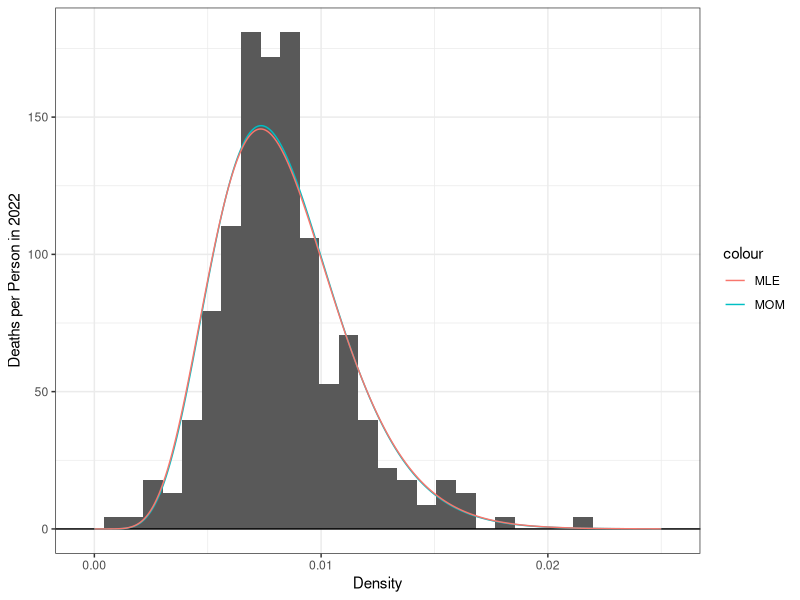

This figure's R source:
library(tidyverse)
library(ggplot2)
library(patchwork)
library(nleqslv)

######################################################
#####     TASK ONE: Describing distribution     ######
######################################################

#######################
#Making function for mean, variance, skewness and kurtosis
######################
#Calculating mean
mean.calc = function(alpha, beta){
  mean = alpha/(alpha+beta)
  return(mean)
}

#Calculating Variance
variance.calc = function(alpha, beta){
  sd = sqrt((alpha*beta)/((alpha+beta)^2*(alpha+beta+1)))
  return(sd)
}

#Calculating Skewness
skew.calc = function(alpha, beta){
  skew = (2*(beta-alpha)*sqrt(alpha+beta+1))/((alpha+beta+2)*sqrt(alpha*beta))
  return(skew)
}

#Calculating Kurtosis
kurt.calc = function(alpha, beta){
  kurt.num = 6*((alpha-beta)^2*(alpha+beta+1)-alpha*beta*(alpha+beta+2))
  kurt.denum = alpha*beta*(alpha+beta+2)*(alpha+beta+3)
  kurt = kurt.num/kurt.denum
  return(kurt)
}


#Making a function to calculate distribution tibble
distribution.func = function(alpha, beta){
  
  mean = mean.calc(alpha, beta)
  sd = variance.calc(alpha, beta)
  
  distribute.dat <- tibble(x = seq(-0.25, 1.25, length.out=1000))|>   # generate a grid of points
    mutate(beta.pdf = dbeta(x, alpha, beta),                      # compute the beta PDF
           norm.pdf = dnorm(x,                                    # Gaussian distribution with
                            mean = mean,            # same mean and variance
                            sd = sd))
  
  return(distribute.dat)
  #Returning our created tibble
}


###Making a tibble for each parameter and getting values
#Alpha = 2, Beta = 5
distrib.tibble1 = distribution.func(2,5)
mean1 = mean.calc(2,5)
sd1 = variance.calc(2,5)
skew1 = skew.calc(2,5)
kurt1 = kurt.calc(2,5)


#Alpha = 5, Beta = 5
distrib.tibble2 = distribution.func(5,5)
mean2 = mean.calc(5,5)
sd2 = variance.calc(5,5)
skew2 = skew.calc(5,5)
kurt2 = kurt.calc(5,5)


#Alpha = 5, Beta = 2
distrib.tibble3 = distribution.func(5,2)
mean3 = mean.calc(5,2)
sd3 = variance.calc(5,2)
skew3 = skew.calc(5,2)
kurt3 = kurt.calc(5,2)


#Alpha = 0.5, Beta = 0.5
distrib.tibble4 = distribution.func(0.5,0.5)
mean4 = mean.calc(0.5,0.5)
sd4 = variance.calc(0.5,0.5)
skew4 = skew.calc(0.5,0.5)
kurt4 = kurt.calc(0.5,0.5)

####################
###Making a plot for each of the 4 tibbles
####################

plot1 = ggplot(data= distrib.tibble1)+                                              # specify data
  geom_line(aes(x=x, y=beta.pdf, color="Beta(2,5)")) +                 # plot beta dist
  geom_line(aes(x=x, y=norm.pdf, color="Gaussian(0.2857, 0.0255)")) +  # plot guassian dist
  geom_hline(yintercept=0)+                                            # plot x axis
  theme_bw()+                                                          # change theme
  xlab("x")+                                                           # label x axis
  ylab("Density")+                                                     # label y axis
  scale_color_manual("", values = c("black", "grey"))+                 # change colors
  theme(legend.position = "bottom")                                    # move legend to bottom

plot2 = ggplot(data= distrib.tibble2)+                                              # specify data
  geom_line(aes(x=x, y=beta.pdf, color="Beta(5,5)")) +                 # plot beta dist
  geom_line(aes(x=x, y=norm.pdf, color="Gaussian(0.2857, 0.0255)")) +  # plot guassian dist
  geom_hline(yintercept=0)+                                            # plot x axis
  theme_bw()+                                                          # change theme
  xlab("x")+                                                           # label x axis
  ylab("Density")+                                                     # label y axis
  scale_color_manual("", values = c("black", "grey"))+                 # change colors
  theme(legend.position = "bottom")                                    # move legend to bottom

plot3 = ggplot(data= distrib.tibble3)+                                              # specify data
  geom_line(aes(x=x, y=beta.pdf, color="Beta(5,2)")) +                 # plot beta dist
  geom_line(aes(x=x, y=norm.pdf, color="Gaussian(0.2857, 0.0255)")) +  # plot guassian dist
  geom_hline(yintercept=0)+                                            # plot x axis
  theme_bw()+                                                          # change theme
  xlab("x")+                                                           # label x axis
  ylab("Density")+                                                     # label y axis
  scale_color_manual("", values = c("black", "grey"))+                 # change colors
  theme(legend.position = "bottom")                                    # move legend to bottom

plot4 = ggplot(data= distrib.tibble4)+                                              # specify data
  geom_line(aes(x=x, y=beta.pdf, color="Beta(0.5,0.5)")) +                 # plot beta dist
  geom_line(aes(x=x, y=norm.pdf, color="Gaussian(0.2857, 0.0255)")) +  # plot guassian dist
  geom_hline(yintercept=0)+                                            # plot x axis
  theme_bw()+                                                          # change theme
  xlab("x")+                                                           # label x axis
  ylab("Density")+                                                     # label y axis
  scale_color_manual("", values = c("black", "grey"))+                 # change colors
  theme(legend.position = "bottom")                                    # move legend to bottom



################################################
###               TASK 2                    ####
################################################


beta.moment = function(alpha, beta, k, centered) {
  if (centered) { #Calculating the centered value
    #calculating E(X)
    integrand = function(x) {x*dbeta(x,alpha,beta)}
    EX = integrate(integrand, 0, 1)$value
    
    #Calculating centered value
    integrand = function(x) {((x-EX)^k)*dbeta(x,alpha,beta)}
    result = integrate(integrand, 0, 1)
  }
  else{ #Calculating uncentered
    integrand = function(x) {x^k * dbeta(x,alpha,beta)}
    result = integrate(integrand, 0, 1)
  }
  return(result)
}

###Testing function
#Testing Mean
beta.moment(2,5,1,F)
mean1

#Testing Variance
beta.moment(2,5,2,T)
sd1^2

#Testing Skew
beta.moment(2,5,3,T)$value/(beta.moment(2,5,2,T)$value^(3/2))
skew1

#Testing Kurtosis
(beta.moment(2,5,4,T)$value/(beta.moment(2,5,2,T)$value)^2)-3
kurt1

###############################################
#####               TASK THREE            #####
###############################################
set.seed(7272) # Set seed so we all get the same results.

sample_func = function(n, alpha, beta){
  
  sample.size <- n # Specify sample details
  beta.sample <- rbeta(n = sample.size,  # sample size
                       shape1 = alpha,   # alpha parameter
                       shape2 = beta)    # beta parameter
  return(beta.sample)
}

####Making density plots
#Alpha = 2, Beta = 5
sample1 = sample_func(500, 2, 5)

density_plot1 = ggplot() + 
  geom_histogram(aes(sample1, y=after_stat(density))) +
  geom_density(aes(sample1)) + 
  geom_hline(yintercept=0)


#Alpha = 5, Beta = 5
sample2 = sample_func(500, 5, 5)

density_plot2 = ggplot() + 
  geom_histogram(aes(sample2, y=after_stat(density))) +
  geom_density(aes(sample2)) + 
  geom_hline(yintercept=0)


#Alpha = 5, Beta = 2
sample3 = sample_func(500,5,2)

density_plot3 = ggplot() + 
  geom_histogram(aes(sample3, y=after_stat(density))) +
  geom_density(aes(sample3)) +
  geom_hline(yintercept=0)


#Alpha = 0.5, Beta = 0.5
sample4 = sample_func(500,0.5,0.5)

density_plot4 = ggplot() + 
  geom_histogram(aes(sample4, y=after_stat(density))) +
  geom_density(aes(sample4)) +
  geom_hline(yintercept=0)


#summary1 %>%
#  summarize(mean = mean(sample1),
 #           variance = var(sample1),
 #           skewness = )


##############################################
###             TASK 6                    ####
##############################################
death.data = read_csv("death.data.test.csv") #Pulling data


#Keeping only data from 2022
death.data <- death.data %>%
  select(1:2, `2022`) %>%
  mutate(`2022` = `2022` / 1000) #Convering to rate out of 1


##############################################
####            TASK 7                    ####
##############################################

##############
# CACLULATING MOM
##############
MOM.beta <- function(data, par){
  alpha <- par[1]
  beta <- par[2]
  
  EX1 <- alpha/(alpha+beta)
  EX2 <- alpha*(alpha+1)/((alpha+beta+1)*(alpha+beta))
  
  m1 <- mean(data, na.rm = T)
  m2 <- mean(data^2, na.rm = T)
  
  return( c(EX1 - m1, EX2 - m2) )
}

#Using function to find actual alpha and beta values
moms<- nleqslv(x = c(5, 1000),
                fn = MOM.beta,
                data=death.data$`2022`)

alpha.hat.mom = moms$x[1]
beta.hat.mom = moms$x[2]


#####################
# CALCULATING MLE
#####################

llbeta <- function(data, par, neg=F){
  alpha <- par[1]
  beta <- par[2]
  
  loglik <- sum(log(dbeta(x=data, shape1=alpha, shape2=beta)), na.rm = T)
  
  return(ifelse(neg, -loglik, loglik))
}

#Using function to find actual alpha/beta values
mles <- optim(par = c(5,1000),
               fn = llbeta,
               data=death.data$`2022`,
               neg=T)
alpha.hat.mle <- mles$par[1]
beta.hat.mle <- mles$par[2]

#################
# PLOTTING
#################
#Getting data to plot from MOM and MLE
ggdat.beta <- tibble(x=seq(0,0.025, length.out=1000))|>
  mutate(mom.pdf = dbeta(x=x, shape1=alpha.hat.mom, shape2 = beta.hat.mom),
         mle.pdf = dbeta(x=x, shape1=alpha.hat.mle, shape2 = beta.hat.mle))


###Plotting the graph
ggplot(death.data, aes(x = `2022`, y=after_stat(density))) + #Plotting sample data
  geom_histogram(bins = 30) + #Histogram plot
  geom_hline(yintercept=0)+ #Making y intercept line
  theme_bw() +
  geom_line(data=ggdat.beta,
            aes(x=x, y=mom.pdf, color="MOM")) + #Calculating MOM line
  geom_line(data=ggdat.beta,
            aes(x=x, y=mle.pdf, color="MLE")) + #Calculating MLE line
  ylab("Deaths per Person in 2022") +
  xlab("Density")

############################################
######            TASK 8              ######
############################################

#Initializing values
alpha = 8
beta = 950
n = 266
estimates.data = data.frame(iteration = numeric(),
                            alpha.mom = numeric(),
                            beta.mom = numeric(),
                            alpha.mle = numeric(),
                            beta.mle = numeric())


for (i in 1:1000){
  set.seed(7272+i) #Setting seed
  
  sample = rbeta(n, alpha, beta)
  moms<- nleqslv(x = c(5, 1000),
                 fn = MOM.beta,
                 data=sample)
  
  mles <- optim(par = c(5,1000),
                fn = llbeta,
                data=sample,
                neg=T)
  
  new.row = data.frame(i, moms$x[1], moms$x[2], mles$par[1], mles$par[2])
  
  #Adding values into dataframe
  estimates.data[i,1] = i
  estimates.data[i,2] = moms$x[1]
  estimates.data[i,3] = moms$x[2]
  estimates.data[i,4] = mles$par[1]
  estimates.data[i,5] = mles$par[2]
  
  
  #Calculating sample
  sample = rgamma(n, alpha, beta)
  mean = mean(sample)
  variance = var(sample)
  
  #Calculating MOM values
  alpha_mom <- (mean^2) / variance
  beta_mom <- variance / mean
  
  #Calculating MLE values

  
  
}
